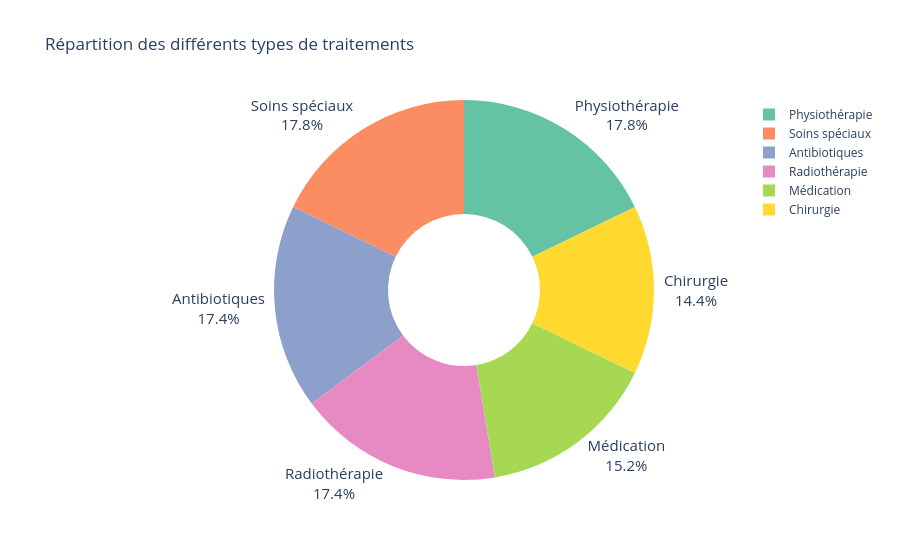

The notebook cell saved with this chart:
### Markdown cell above
9.	**Visualiser la répartition des traitements.**

### Code cell
import plotly.express as px

camembert(
    df, noms="Traitement",
    titre="Répartition des différents types de traitements",
    couleurs=px.colors.qualitative.Set2,
    position_texte="outside",
).show()

### Figure 1 — Plotly figure (JSON) as saved in the notebook; plotly's stock layout.template omitted (floating-point values rounded to 4 significant figures; data arrays with more than 128 entries replaced by an {"elided": "..."} marker saying what was removed)
{"data": [{"domain": {"x": [0, 1], "y": [0, 1]}, "hole": 0.4, "hovertemplate": "Traitement=%{label}<extra></extra>", "labels": {"elided": "500 str values"}, "legendgroup": "", "name": "", "showlegend": true, "textfont": {"size": 15}, "textinfo": "percent+label", "textposition": "outside", "type": "pie"}], "layout": {"legend": {"tracegroupgap": 0}, "piecolorway": ["rgb(102,194,165)", "rgb(252,141,98)", "rgb(141,160,203)", "rgb(231,138,195)", "rgb(166,216,84)", "rgb(255,217,47)", "rgb(229,196,148)", "rgb(179,179,179)"], "title": {"text": "Répartition des différents types de traitements"}}}
